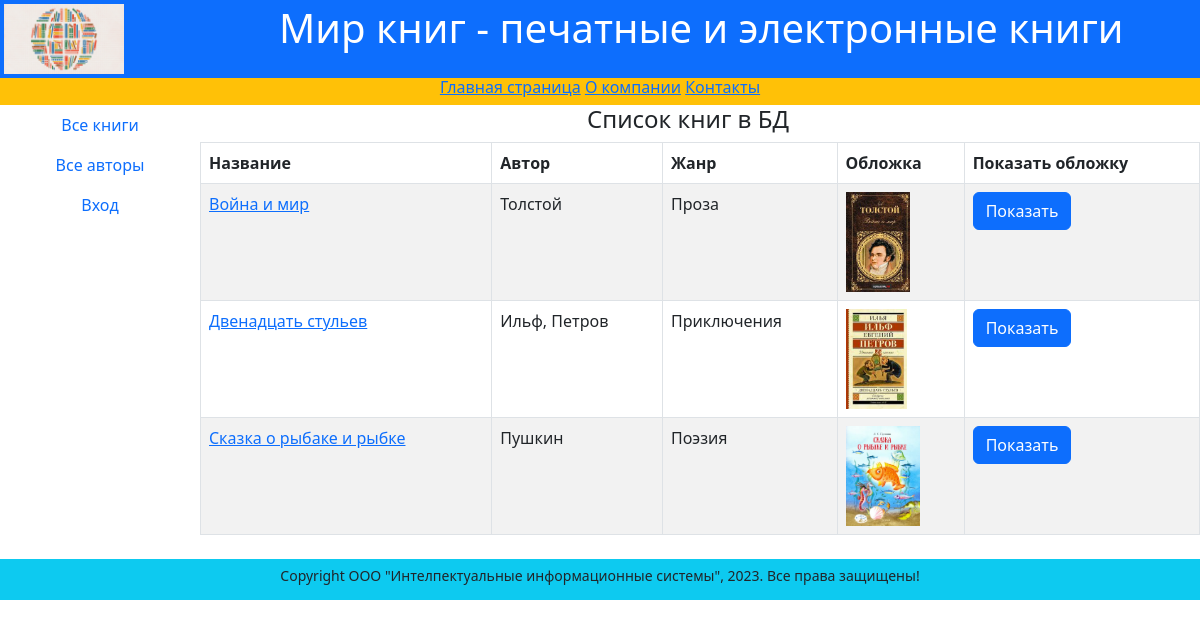
The page /books/ on the database its author committed.
### catalog/models.py (models this page shows, shortened)
class Book(models.Model):
    title=models.CharField(max_length=200,
                             help_text='Введите название книги',
                             verbose_name='Haзвaниe книги')
    genre=models.ForeignKey(
        'Genre',
        on_delete=models.CASCADE,
        help_text='Выберите жанр для книги',
        verbose_name='Жанр книги', null=True
    )
    language=models.ForeignKey(
        'Language',
        on_delete= models.CASCADE,
        help_text='Выберите язык книги',
        verbose_name='Язык книги', null=True
    )
    publisher=models.ForeignKey(
        'Publisher',
        on_delete= models.CASCADE,
        help_text='Выберите издательство',
        verbose_name='Издательство', null=True
    )
    author=models.ManyToManyField(
        'Author',
        help_text='Выберите автора (авторов) книги',
        verbose_name='Aвтop (авторы) книги'
    )
    year=models.CharField(max_length=4,
                          help_text='Введите год издания',
                          verbose_name='Год издания')
    summary=models.TextField(
        max_length=1000,
        help_text='Введите краткое описание книги',
        verbose_name='Аннотация книги'
    )
    isbn=models.CharField(max_length=13,
                          help_text='Должно содержать 13 символов',
                          verbose_name='ISBN книги')
    price=models.DecimalField(decimal_places=2, max_digits=7,
                              help_text='Введите цену книги',
                              verbose_name='Цeнa (руб.)')
    photo=models.ImageField(upload_to='images',
                            help_text='Введите изображение обложки',
                            verbose_name='Изображение обложки')
    def display_author(self):
        return ', '.join([author.last_name for author in self.author.all()])

class Author(models.Model):
    first_name = models.CharField(max_length=200,
                            help_text='Введите имя автора',
                            verbose_name = 'Имя автора')
    last_name = models.CharField(max_length=200,
                            help_text='Введите фамилию автора',
                            verbose_name = 'Фамилия автора')
    date_of_birth = models.DateField(
        help_text='Введите дату рождения',
        verbose_name='Дaтa рождения',
        null=True, blank=True
    )
    about = models.TextField(help_text='Bвeдитe сведения об авторе',
                             verbose_name='Сведения об авторе')
    photo = models.ImageField(upload_to='images',
                              help_text='Введите фото автора',
                              verbose_name='Фoтo автора',
                              null=True, blank=True)

class Genre(models.Model):
    name = models.CharField(max_length=200,
                            help_text='Введите жанр книги',
                            verbose_name = 'Жанр книги')
    def __str__(self):
        return self.name

### catalog/views.py (the view)
# urls.py: path('books/', views.BookListView.as_view(), name = 'books-list'),
class BookListView(ListView):
    model = Book
    context_object_name = 'books'
    paginate_by=5

### templates/catalog/book_list.html (shortened to what this page needs)
{% extends 'catalog/base.html' %}
{% block content %}
    <div class="row text-center text-dark">
        <h4>Список книг в БД</h4>
    </div>
    {% if books %}
        <table class="table table-striped table-bordered text-start">
            <thead>
                <th>Название</th>
                <th>Aвтop</th>
                <th>Жaнp</th>
                <th>Обложка</th>
                <th>Показать обложку</th>
            </thead>
            <tbody>
                {% for book in books %}
                    <tr>
                        <td><a href="{{book.id}}">{{book.title}}</a></td>
                        <td>{{book.display_author}}</td>
                        <td>{{book.genre}}</td>
                        <td><img src="{{book.photo.url}}" alt="connect"
                            style="max-height: 100px;"></td>
                        <td><a href="{{book.photo.url}}" class = 'btn btn-primary' target="_blank">Показать</a></td>
                    </tr>
                {% endfor %}
            </tbody>
        </table>
    {% else %}
        <p>В базе данных нет книг</p>
    {% endif %}
{% endblock content %}

### templates/catalog/base.html (shortened to what this page needs)
<!DOCTYPE html>
<html lang="en">
<head>
    {% load static %}
    <link rel="stylesheet" href="{% static 'css/bootstrap.min.css' %}">
</head>
<body>
    <div class="container-fluid p-1 bg-primary text-white text-center">
        <div class="row">
            <div class="col-2 text-start">
                <img src="{% static 'images/head.png' %}" width = 120 height = 70>
            </div>
            <div class="col-10">
                <h1>Мир книг - печатные и электронные книги</h1>
            </div>
        </div>
    </div>
    <div class="container-fluid">
        <div class="row bg-warning text-center">
            <h6>
                <a href="{% url 'index' %}">Главная страница</a>
                <a href="{% url 'about' %}">О компании</a>
                <a href="{% url 'contact' %}">Контакты</a>
            </h6>
        </div>
    </div>
    <div class="container-fluid">
        <div class="row text-center text-body">
            <div class="col-2">
                {% block sidebar %}
                <nav class="nav flex-column">
                    <a href="{% url 'books-list' %}" class="nav-link">Все книги</a>
                    <a href="{% url 'authors-list' %}" class="nav-link">Все авторы</a>
                    {% if user.is_authenticated %}
                        <a href="{% url 'logout' %}?next={{request.path}}" class="nav-link">Выход</a>
                        <div>Boшeл: {{user.get_username}}</div>
                        <a href="{% url 'edit_authors' %}" class="nav-link">Редактор авторов</a>
                        <a href="{% url 'edit_books' %}" class="nav-link">Редактор книг</a>
                        <a href="{% url 'my-borrowed' %}" class="nav-link">Мои заказы</a>
                    {% else %}
                        <a href="{% url 'login' %}?next={{request.path}}" class="nav-link">Вход</a>
                    {% endif %}
                </nav>
                {% endblock sidebar %}
            </div>
            <div class="col-10">
                <div class="row text-center">
                    {% block content %}
                    {% endblock content %}
                </div>
            </div>
        </div>
    </div>
    <div class="container-fluid">
        <div class="row bg-info text-center text-dark small lh-sm pt-2 my-2">
            {% block footer %}
                <p>Copyright OOO "Интелпектуальные информационные системы", 2023. Все права защищены!</p>
            {% endblock footer %}
        </div>
    </div>
</body>
</html>

### rows shown on the page
Book: title "Война и мир", display_author "Толстой", genre "Проза", photo (picture)
Book: title "Двенадцать стульев", display_author "Ильф, Петров", genre "При­ключения", photo (picture)
Book: title "Сказка о рыбаке и рыбке", display_author "Пушкин", genre "Поэзия", photo (picture)
